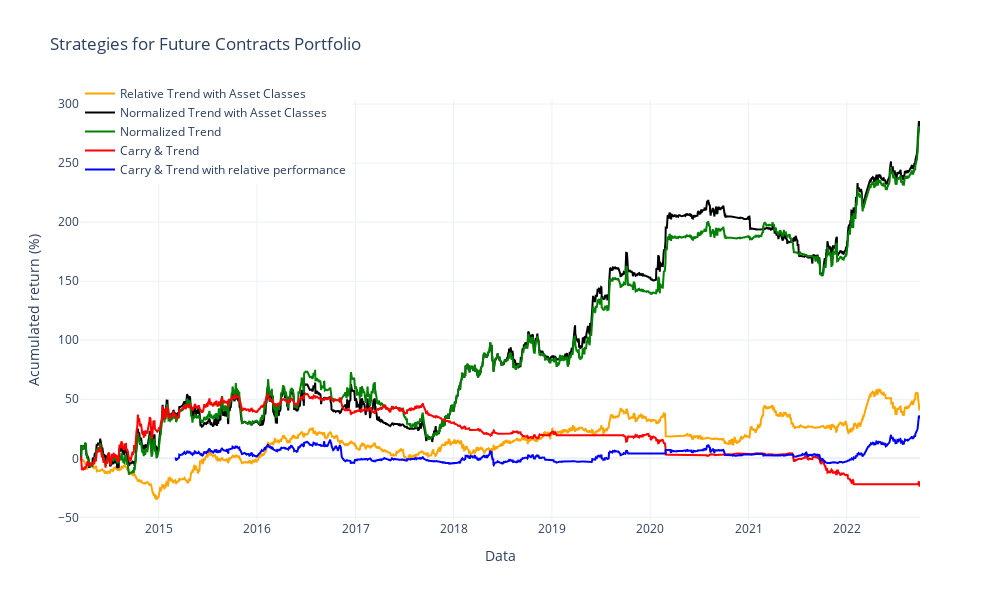

Here is the notebook cell this chart was saved with:
### Code cell
# --- Plot retorno acumulado
fig = go.Figure()


fig.add_trace(
    go.Scatter(
        x=port_trend_relative_return_class_return.index,
        y=port_trend_relative_return_class_return.cumsum()*100,
        name="Relative Trend with Asset Classes",
        line=dict(color="orange"),
    )
)

fig.add_trace(
    go.Scatter(
        x=port_trend_asset_class_return.index,
        y=port_trend_asset_class_return.cumsum()*100,
        name="Normalized Trend with Asset Classes",
        line=dict(color="black"),
    )
)

fig.add_trace(
    go.Scatter(
        x=port_normalized_trend_return.index,
        y=port_normalized_trend_return.cumsum()*100,
        name="Normalized Trend",
        line=dict(color="green"),
    )
)

fig.add_trace(
    go.Scatter(
        x=port_carry_trend_return.index,
        y=port_carry_trend_return.cumsum()*100,
        name="Carry & Trend",
        line=dict(color="red"),
    )
)

fig.add_trace(
    go.Scatter(
        x=weighted_portfolio.index,
        y=weighted_portfolio.cumsum()*100,
        name="Carry & Trend with relative performance",
        line=dict(color="blue"),
    )
)



fig.update_layout(
    title="Strategies for Future Contracts Portfolio",
    xaxis_title="Data",
    yaxis_title="Acumulated return (%)",
    template="plotly_white",
    showlegend=True,
    legend=dict(
        yanchor="bottom",
        y=0.8,
        xanchor="left",
        x=0.0),
    height=600,
    width=1000,
)

fig.show()

# --- Exibir estatísticas
print("Estatísticas de Desempenho")
print("Estatísticas Portfolio Relative Trend with Asset Class returns Frequência Anual")
print(calculate_stats(port_trend_relative_return_class_return, freq=YEAR))
print("================================")
print("Estatísticas Portfolio Normalized Trend with Asset Class returns Frequência Anual")
print(calculate_stats(port_trend_asset_class_return, freq=YEAR))
print("================================")
print("Estatísticas Portfolio Normalized Trend Frequência Anual")
print(calculate_stats(port_normalized_trend_return, freq=YEAR))
print("================================")
print("Estatísticas Portfolio Carry and Trend with Relative Alocation Frequência Anual")
print(calculate_stats(weighted_portfolio, freq=YEAR))
print("================================")
print("Estatísticas Portfolio Carry and Trend Frequência Anual")
print(calculate_stats(port_carry_trend_return, freq=YEAR))

### Figure 1 — Plotly figure (JSON) as saved in the notebook; plotly's stock layout.template omitted (floating-point values rounded to 4 significant figures; data arrays with more than 128 entries replaced by an {"elided": "..."} marker saying what was removed)
{"data": [{"line": {"color": "orange"}, "name": "Relative Trend with Asset Classes", "type": "scatter", "x": {"elided": "2230 str values"}, "y": {"elided": "2230 float values"}}, {"line": {"color": "black"}, "name": "Normalized Trend with Asset Classes", "type": "scatter", "x": {"elided": "2230 str values"}, "y": {"elided": "2230 float values"}}, {"line": {"color": "green"}, "name": "Normalized Trend", "type": "scatter", "x": {"elided": "2231 str values"}, "y": {"elided": "2231 float values"}}, {"line": {"color": "red"}, "name": "Carry & Trend", "type": "scatter", "x": {"elided": "2231 str values"}, "y": {"elided": "2231 float values"}}, {"line": {"color": "blue"}, "name": "Carry & Trend with relative performance", "type": "scatter", "x": {"elided": "2230 str values"}, "y": {"elided": "2230 float values"}}], "layout": {"height": 600, "legend": {"x": 0, "xanchor": "left", "y": 0.8, "yanchor": "bottom"}, "showlegend": true, "title": {"text": "Strategies for Future Contracts Portfolio"}, "width": 1000, "xaxis": {"title": {"text": "Data"}}, "yaxis": {"title": {"text": "Acumulated return (%)"}}}}
